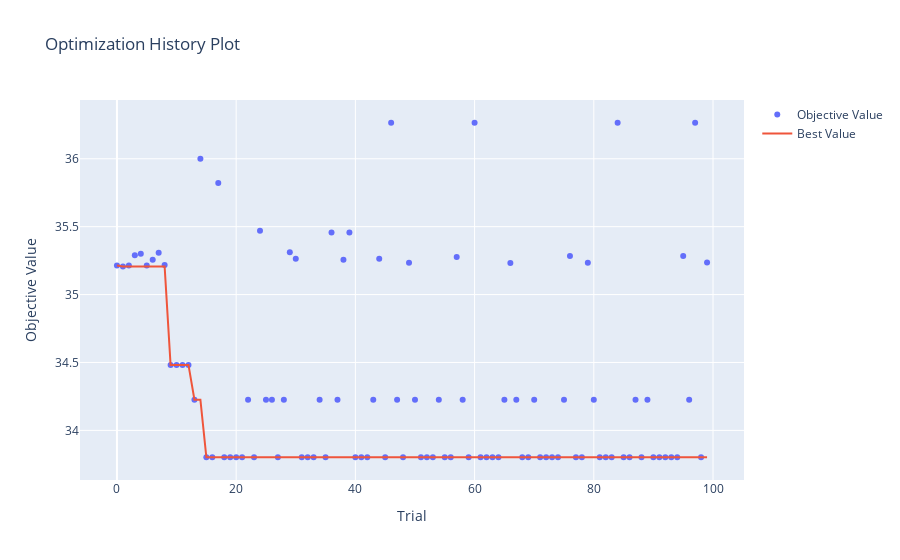
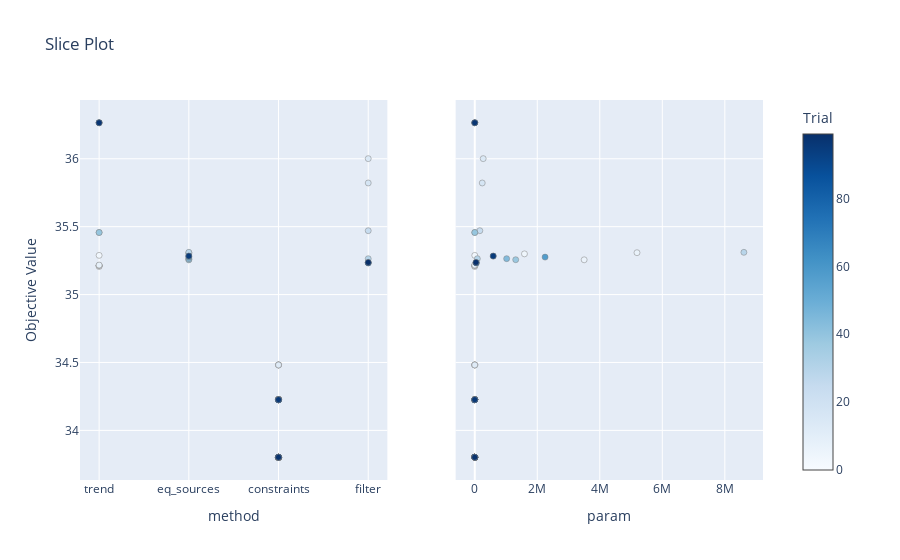

These figures' notebook cell, in order:
### Markdown cell above
#### Optimize 4 methods together

### Code cell
study, method = inv_utils.optimize_regional_together(100, **kwargs)

### Figure 1 — Plotly figure (JSON) as saved in the notebook; plotly's stock layout.template omitted (floating-point values rounded to 4 significant figures)
{"data": [{"mode": "markers", "name": "Objective Value", "type": "scatter", "x": [0, 1, 2, 3, 4, 5, 6, 7, 8, 9, 10, 11, 12, 13, 14, 15, 16, 17, 18, 19, 20, 21, 22, 23, 24, 25, 26, 27, 28, 29, 30, 31, 32, 33, 34, 35, 36, 37, 38, 39, 40, 41, 42, 43, 44, 45, 46, 47, 48, 49, 50, 51, 52, 53, 54, 55, 56, 57, 58, 59, 60, 61, 62, 63, 64, 65, 66, 67, 68, 69, 70, 71, 72, 73, 74, 75, 76, 77, 78, 79, 80, 81, 82, 83, 84, 85, 86, 87, 88, 89, 90, 91, 92, 93, 94, 95, 96, 97, 98, 99], "y": [35.21, 35.21, 35.21, 35.29, 35.3, 35.21, 35.26, 35.31, 35.22, 34.48, 34.48, 34.48, 34.48, 34.23, 36.0, 33.8, 33.8, 35.82, 33.8, 33.8, 33.8, 33.8, 34.23, 33.8, 35.47, 34.23, 34.23, 33.8, 34.23, 35.31, 35.26, 33.8, 33.8, 33.8, 34.23, 33.8, 35.46, 34.23, 35.26, 35.46, 33.8, 33.8, 33.8, 34.23, 35.26, 33.8, 36.27, 34.23, 33.8, 35.23, 34.23, 33.8, 33.8, 33.8, 34.23, 33.8, 33.8, 35.28, 34.23, 33.8, 36.27, 33.8, 33.8, 33.8, 33.8, 34.23, 35.23, 34.23, 33.8, 33.8, 34.23, 33.8, 33.8, 33.8, 33.8, 34.23, 35.28, 33.8, 33.8, 35.24, 34.23, 33.8, 33.8, 33.8, 36.27, 33.8, 33.8, 34.23, 33.8, 34.23, 33.8, 33.8, 33.8, 33.8, 33.8, 35.28, 34.23, 36.27, 33.8, 35.24]}, {"name": "Best Value", "type": "scatter", "x": [0, 1, 2, 3, 4, 5, 6, 7, 8, 9, 10, 11, 12, 13, 14, 15, 16, 17, 18, 19, 20, 21, 22, 23, 24, 25, 26, 27, 28, 29, 30, 31, 32, 33, 34, 35, 36, 37, 38, 39, 40, 41, 42, 43, 44, 45, 46, 47, 48, 49, 50, 51, 52, 53, 54, 55, 56, 57, 58, 59, 60, 61, 62, 63, 64, 65, 66, 67, 68, 69, 70, 71, 72, 73, 74, 75, 76, 77, 78, 79, 80, 81, 82, 83, 84, 85, 86, 87, 88, 89, 90, 91, 92, 93, 94, 95, 96, 97, 98, 99], "y": [35.21, 35.21, 35.21, 35.21, 35.21, 35.21, 35.21, 35.21, 35.21, 34.48, 34.48, 34.48, 34.48, 34.23, 34.23, 33.8, 33.8, 33.8, 33.8, 33.8, 33.8, 33.8, 33.8, 33.8, 33.8, 33.8, 33.8, 33.8, 33.8, 33.8, 33.8, 33.8, 33.8, 33.8, 33.8, 33.8, 33.8, 33.8, 33.8, 33.8, 33.8, 33.8, 33.8, 33.8, 33.8, 33.8, 33.8, 33.8, 33.8, 33.8, 33.8, 33.8, 33.8, 33.8, 33.8, 33.8, 33.8, 33.8, 33.8, 33.8, 33.8, 33.8, 33.8, 33.8, 33.8, 33.8, 33.8, 33.8, 33.8, 33.8, 33.8, 33.8, 33.8, 33.8, 33.8, 33.8, 33.8, 33.8, 33.8, 33.8, 33.8, 33.8, 33.8, 33.8, 33.8, 33.8, 33.8, 33.8, 33.8, 33.8, 33.8, 33.8, 33.8, 33.8, 33.8, 33.8, 33.8, 33.8, 33.8, 33.8]}], "layout": {"title": {"text": "Optimization History Plot"}, "xaxis": {"title": {"text": "Trial"}}, "yaxis": {"title": {"text": "Objective Value"}}}}

### Figure 2 — Plotly figure (JSON) as saved in the notebook; plotly's stock layout.template omitted (floating-point values rounded to 4 significant figures)
{"data": [{"marker": {"color": [0, 1, 2, 3, 4, 5, 6, 7, 8, 9, 10, 11, 12, 13, 14, 15, 16, 17, 18, 19, 20, 21, 22, 23, 24, 25, 26, 27, 28, 29, 30, 31, 32, 33, 34, 35, 36, 37, 38, 39, 40, 41, 42, 43, 44, 45, 46, 47, 48, 49, 50, 51, 52, 53, 54, 55, 56, 57, 58, 59, 60, 61, 62, 63, 64, 65, 66, 67, 68, 69, 70, 71, 72, 73, 74, 75, 76, 77, 78, 79, 80, 81, 82, 83, 84, 85, 86, 87, 88, 89, 90, 91, 92, 93, 94, 95, 96, 97, 98, 99], "colorbar": {"title": {"text": "Trial"}, "x": 1, "xpad": 40}, "colorscale": [[0, "rgb(247,251,255)"], [0.125, "rgb(222,235,247)"], [0.25, "rgb(198,219,239)"], [0.375, "rgb(158,202,225)"], [0.5, "rgb(107,174,214)"], [0.625, "rgb(66,146,198)"], [0.75, "rgb(33,113,181)"], [0.875, "rgb(8,81,156)"], [1, "rgb(8,48,107)"]], "line": {"color": "Grey", "width": 0.5}, "showscale": true}, "mode": "markers", "showlegend": false, "type": "scatter", "x": ["trend", "trend", "trend", "trend", "eq_sources", "trend", "eq_sources", "eq_sources", "trend", "constraints", "constraints", "constraints", "constraints", "constraints", "filter", "constraints", "constraints", "filter", "constraints", "constraints", "constraints", "constraints", "constraints", "constraints", "filter", "constraints", "constraints", "constraints", "constraints", "eq_sources", "filter", "constraints", "constraints", "constraints", "constraints", "constraints", "trend", "constraints", "eq_sources", "trend", "constraints", "constraints", "constraints", "constraints", "eq_sources", "constraints", "trend", "constraints", "constraints", "filter", "constraints", "constraints", "constraints", "constraints", "constraints", "constraints", "constraints", "eq_sources", "constraints", "constraints", "trend", "constraints", "constraints", "constraints", "constraints", "constraints", "filter", "constraints", "constraints", "constraints", "constraints", "constraints", "constraints", "constraints", "constraints", "constraints", "eq_sources", "constraints", "constraints", "filter", "constraints", "constraints", "constraints", "constraints", "trend", "constraints", "constraints", "constraints", "constraints", "constraints", "constraints", "constraints", "constraints", "constraints", "constraints", "eq_sources", "constraints", "trend", "constraints", "filter"], "xaxis": "x", "y": [35.21, 35.21, 35.21, 35.29, 35.3, 35.21, 35.26, 35.31, 35.22, 34.48, 34.48, 34.48, 34.48, 34.23, 36.0, 33.8, 33.8, 35.82, 33.8, 33.8, 33.8, 33.8, 34.23, 33.8, 35.47, 34.23, 34.23, 33.8, 34.23, 35.31, 35.26, 33.8, 33.8, 33.8, 34.23, 33.8, 35.46, 34.23, 35.26, 35.46, 33.8, 33.8, 33.8, 34.23, 35.26, 33.8, 36.27, 34.23, 33.8, 35.23, 34.23, 33.8, 33.8, 33.8, 34.23, 33.8, 33.8, 35.28, 34.23, 33.8, 36.27, 33.8, 33.8, 33.8, 33.8, 34.23, 35.23, 34.23, 33.8, 33.8, 34.23, 33.8, 33.8, 33.8, 33.8, 34.23, 35.28, 33.8, 33.8, 35.24, 34.23, 33.8, 33.8, 33.8, 36.27, 33.8, 33.8, 34.23, 33.8, 34.23, 33.8, 33.8, 33.8, 33.8, 33.8, 35.28, 34.23, 36.27, 33.8, 35.24], "yaxis": "y"}, {"marker": {"color": [0, 1, 2, 3, 4, 5, 6, 7, 8, 9, 10, 11, 12, 13, 14, 15, 16, 17, 18, 19, 20, 21, 22, 23, 24, 25, 26, 27, 28, 29, 30, 31, 32, 33, 34, 35, 36, 37, 38, 39, 40, 41, 42, 43, 44, 45, 46, 47, 48, 49, 50, 51, 52, 53, 54, 55, 56, 57, 58, 59, 60, 61, 62, 63, 64, 65, 66, 67, 68, 69, 70, 71, 72, 73, 74, 75, 76, 77, 78, 79, 80, 81, 82, 83, 84, 85, 86, 87, 88, 89, 90, 91, 92, 93, 94, 95, 96, 97, 98, 99], "colorbar": {"title": {"text": "Trial"}, "x": 1, "xpad": 40}, "colorscale": [[0, "rgb(247,251,255)"], [0.125, "rgb(222,235,247)"], [0.25, "rgb(198,219,239)"], [0.375, "rgb(158,202,225)"], [0.5, "rgb(107,174,214)"], [0.625, "rgb(66,146,198)"], [0.75, "rgb(33,113,181)"], [0.875, "rgb(8,81,156)"], [1, "rgb(8,48,107)"]], "line": {"color": "Grey", "width": 0.5}, "showscale": false}, "mode": "markers", "showlegend": false, "type": "scatter", "x": [17, 20, 16, 4, 1590000, 11, 3500000, 5190000, 6, 2, 2, 2, 2, 1, 270000, 0, 0, 239000, 0, 0, 0, 0, 1, 0, 162000, 1, 1, 0, 1, 8610000, 82000, 0, 0, 0, 1, 0, 3, 1, 1310000, 3, 0, 0, 0, 1, 1020000, 0, 2, 1, 0, 51000, 1, 0, 0, 0, 1, 0, 0, 2250000, 1, 0, 2, 0, 0, 0, 0, 1, 48000, 1, 0, 0, 1, 0, 0, 0, 0, 1, 590000, 0, 0, 39000, 1, 0, 0, 0, 2, 0, 0, 1, 0, 1, 0, 0, 0, 0, 0, 590000, 1, 2, 0, 38000], "xaxis": "x2", "y": [35.21, 35.21, 35.21, 35.29, 35.3, 35.21, 35.26, 35.31, 35.22, 34.48, 34.48, 34.48, 34.48, 34.23, 36.0, 33.8, 33.8, 35.82, 33.8, 33.8, 33.8, 33.8, 34.23, 33.8, 35.47, 34.23, 34.23, 33.8, 34.23, 35.31, 35.26, 33.8, 33.8, 33.8, 34.23, 33.8, 35.46, 34.23, 35.26, 35.46, 33.8, 33.8, 33.8, 34.23, 35.26, 33.8, 36.27, 34.23, 33.8, 35.23, 34.23, 33.8, 33.8, 33.8, 34.23, 33.8, 33.8, 35.28, 34.23, 33.8, 36.27, 33.8, 33.8, 33.8, 33.8, 34.23, 35.23, 34.23, 33.8, 33.8, 34.23, 33.8, 33.8, 33.8, 33.8, 34.23, 35.28, 33.8, 33.8, 35.24, 34.23, 33.8, 33.8, 33.8, 36.27, 33.8, 33.8, 34.23, 33.8, 34.23, 33.8, 33.8, 33.8, 33.8, 33.8, 35.28, 34.23, 36.27, 33.8, 35.24], "yaxis": "y2"}], "layout": {"title": {"text": "Slice Plot"}, "xaxis": {"anchor": "y", "domain": [0, 0.45], "title": {"text": "method"}}, "xaxis2": {"anchor": "y2", "domain": [0.55, 1], "title": {"text": "param"}}, "yaxis": {"anchor": "x", "domain": [0, 1], "title": {"text": "Objective Value"}}, "yaxis2": {"anchor": "x2", "domain": [0, 1], "matches": "y", "showticklabels": false}}}
